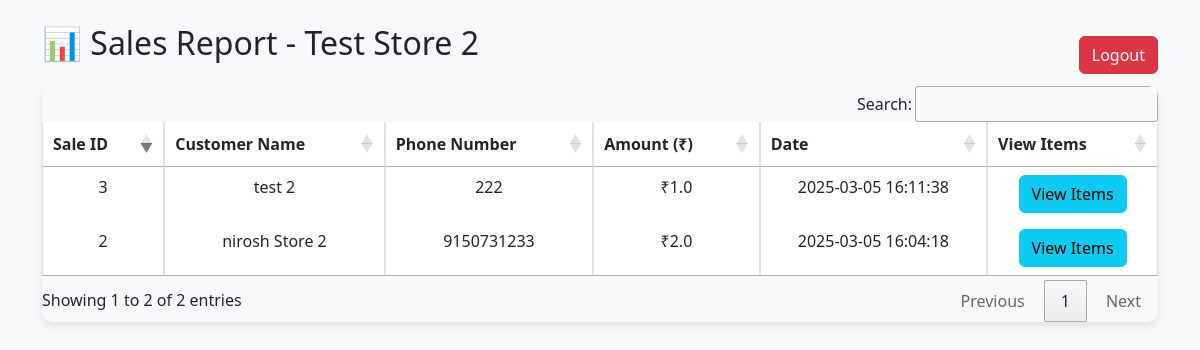
The page /sales_report (signed in) on the database as committed earlier.
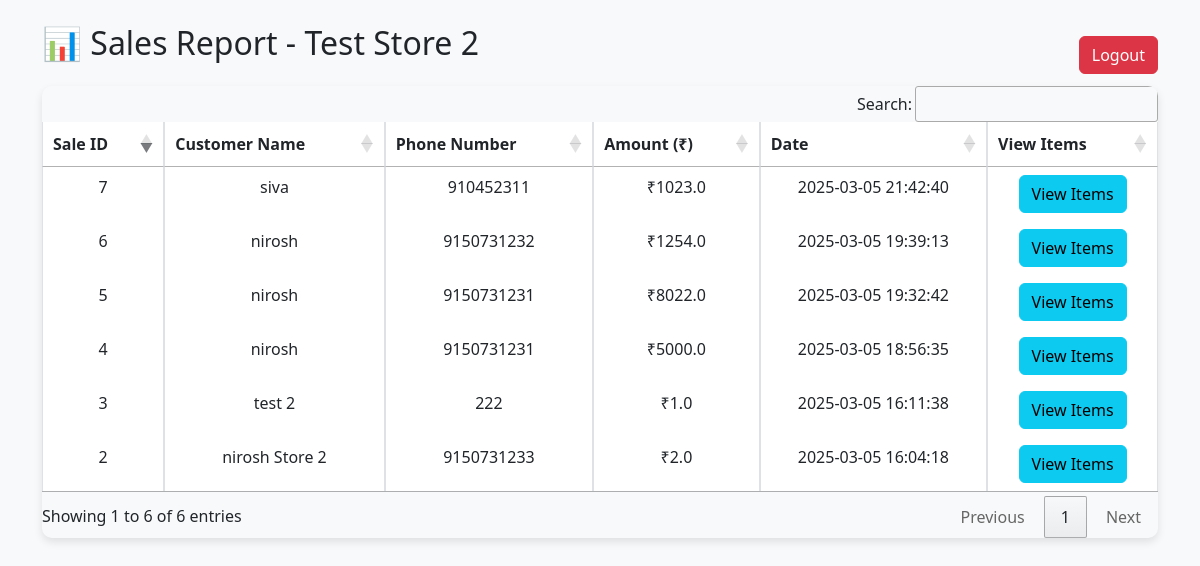
The same page on the database as committed later.
### app.py (models this page shows)
class Sale(db.Model):
    id = db.Column(db.Integer, primary_key=True)  # Keep for uniqueness
    store_id = db.Column(db.Integer, db.ForeignKey('store.id'), nullable=False)
    sale_number = db.Column(db.Integer, nullable=False)  # Store-specific sale number
    total_amount = db.Column(db.Float, nullable=False)
    discount = db.Column(db.Float, default=0)
    timestamp = db.Column(db.DateTime, default=current_timestamp)
    customer_name = db.Column(db.String(100), nullable=False, default="Unknown")
    customer_phone = db.Column(db.String(20), nullable=False, default="Not Provided")
    __table_args__ = (db.UniqueConstraint('store_id', 'sale_number', name='unique_store_sale_number'),)

### app.py (the view)
@app.route('/sales_report')
def sales_report():
    if 'user_id' not in session:
        return redirect(url_for('home'))
    store = Store.query.get(session['user_id'])
    sales = Sale.query.filter_by(store_id=session['user_id']).all()
    for sale in sales:
        sale.items = SaleItem.query.filter_by(sale_id=sale.id).all()  # Sale items with related product
    return render_template('sales_report.html', sales=sales, store_name=store.name)

### templates/sales_report.html (shortened to what this page needs)
<!DOCTYPE html>
<html lang="en">
<head>
    <link rel="stylesheet" href="https://cdn.jsdelivr.net/npm/bootstrap@5.3.0/dist/css/bootstrap.min.css">
    <link rel="stylesheet" href="https://cdn.datatables.net/1.11.5/css/jquery.dataTables.min.css">
    <link rel="stylesheet" href="https://cdn.datatables.net/buttons/2.3.6/css/buttons.dataTables.min.css">
</head>
<body>
    <div class="container mt-4">
        <div class="header-container">
            <h2 class="mb-4">📊 Sales Report - {{ store_name }}</h2>
<form action="{{ url_for('logout') }}" method="POST">
    <button type="submit" class="btn btn-danger logout-btn">Logout</button>
</form>
        </div>
        <div class="table-responsive">
            <table id="salesTable" class="table table-bordered table-hover">
                <thead>
                    <tr>
                        <th>Sale ID</th>
                        <th>Customer Name</th>
                        <th>Phone Number</th>
                        <th>Amount (₹)</th>
                        <th>Date</th>
                        <th>View Items</th>
                    </tr>
                </thead>
                <tbody>
                    {% for sale in sales %}
                    <tr>
                        <td>{{ sale.id }}</td>
                        <td>{{ sale.customer_name }}</td>
                        <td>{{ sale.customer_phone }}</td>
                        <td>₹{{ sale.total_amount }}</td>
                        <td>{{ sale.timestamp.strftime('%Y-%m-%d %H:%M:%S') }}</td>
                        <td>
                            <button class="btn btn-info" data-bs-toggle="modal" data-bs-target="#viewItemsModal{{ sale.id }}">
                                View Items
                            </button>
                        </td>
                    </tr>
                    {% endfor %}
                </tbody>
            </table>
        </div>
    </div>
</body>
</html>

Rows that differ between the two databases and show on the page:
added Sale: id "4", customer_name "nirosh", customer_phone "9150731231", total_amount "5000.0", timestamp "2025-03-05 18:56:35"
added Sale: id "5", customer_name "nirosh", customer_phone "9150731231", total_amount "8022.0", timestamp "2025-03-05 19:32:42"
added Sale: id "6", customer_name "nirosh", customer_phone "9150731232", total_amount "1254.0", timestamp "2025-03-05 19:39:13"
added Sale: id "7", customer_name "siva", customer_phone "910452311", total_amount "1023.0", timestamp "2025-03-05 21:42:40"
Other text that changed with them:
text written by a page script: "Search: Showing 1 to 2 of 2 entries Previous 1 Next" → "Search: Showing 1 to 6 of 6 entries Previous 1 Next"
